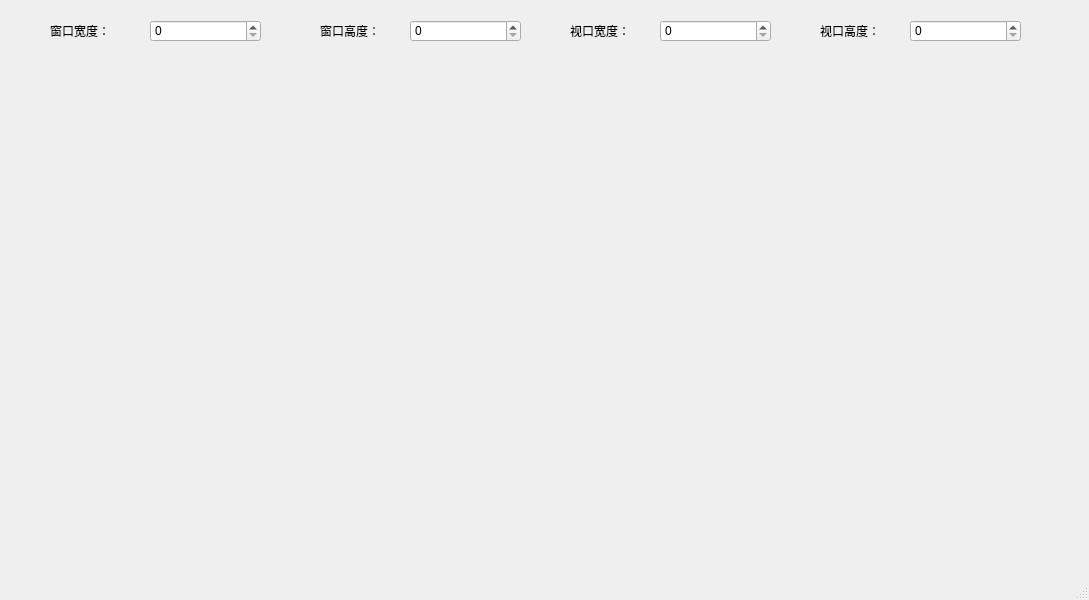
<?xml version="1.0" encoding="UTF-8"?>
<ui version="4.0">
 <class>MainWindow</class>
 <widget class="QMainWindow" name="MainWindow">
  <property name="geometry">
   <rect>
    <x>0</x>
    <y>0</y>
    <width>1089</width>
    <height>600</height>
   </rect>
  </property>
  <property name="windowTitle">
   <string>实验13 视窗变换</string>
  </property>
  <widget class="QWidget" name="centralwidget">
   <widget class="QLabel" name="label_ww">
    <property name="geometry">
     <rect>
      <x>50</x>
      <y>20</y>
      <width>72</width>
      <height>21</height>
     </rect>
    </property>
    <property name="text">
     <string>窗口宽度：</string>
    </property>
   </widget>
   <widget class="QLabel" name="label_wh">
    <property name="geometry">
     <rect>
      <x>320</x>
      <y>20</y>
      <width>72</width>
      <height>21</height>
     </rect>
    </property>
    <property name="text">
     <string>窗口高度：</string>
    </property>
   </widget>
   <widget class="QLabel" name="label_vw">
    <property name="geometry">
     <rect>
      <x>570</x>
      <y>20</y>
      <width>72</width>
      <height>21</height>
     </rect>
    </property>
    <property name="text">
     <string>视口宽度：</string>
    </property>
   </widget>
   <widget class="QLabel" name="label_vh">
    <property name="geometry">
     <rect>
      <x>820</x>
      <y>20</y>
      <width>72</width>
      <height>21</height>
     </rect>
    </property>
    <property name="text">
     <string>视口高度：</string>
    </property>
   </widget>
   <widget class="QSpinBox" name="spinBox_ww">
    <property name="geometry">
     <rect>
      <x>150</x>
      <y>20</y>
      <width>111</width>
      <height>22</height>
     </rect>
    </property>
   </widget>
   <widget class="QSpinBox" name="spinBox_wh">
    <property name="geometry">
     <rect>
      <x>410</x>
      <y>20</y>
      <width>111</width>
      <height>22</height>
     </rect>
    </property>
   </widget>
   <widget class="QSpinBox" name="spinBox_vw">
    <property name="geometry">
     <rect>
      <x>660</x>
      <y>20</y>
      <width>111</width>
      <height>22</height>
     </rect>
    </property>
   </widget>
   <widget class="QSpinBox" name="spinBox_vh">
    <property name="geometry">
     <rect>
      <x>910</x>
      <y>20</y>
      <width>111</width>
      <height>22</height>
     </rect>
    </property>
   </widget>
  </widget>
  <widget class="QMenuBar" name="menubar">
   <property name="geometry">
    <rect>
     <x>0</x>
     <y>0</y>
     <width>1089</width>
     <height>26</height>
    </rect>
   </property>
  </widget>
  <widget class="QStatusBar" name="statusbar"/>
 </widget>
 <resources/>
 <connections/>
</ui>
